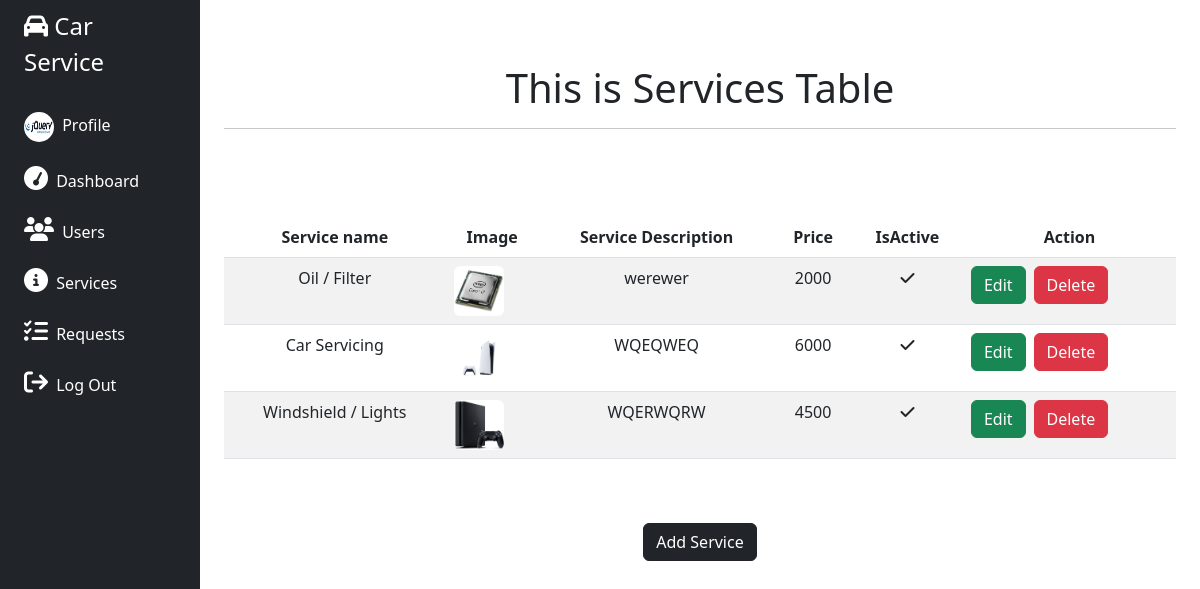
Page /admin/service.php (signed in) on the committed database.
### tables this page shows
CREATE TABLE `user` (
  `id` int(11) NOT NULL,
  `username` varchar(20) NOT NULL,
  `password` varchar(20) NOT NULL,
  `email` varchar(30) NOT NULL,
  `type` varchar(10) NOT NULL,
  `img` varchar(100) DEFAULT 'profile.png'
);

CREATE TABLE `services` (
  `sid` int(11) NOT NULL,
  `sname` varchar(100) DEFAULT NULL,
  `image` varchar(100) NOT NULL,
  `serviceDesc` varchar(10000) NOT NULL,
  `isActive` tinyint(1) NOT NULL,
  `price` int(11) NOT NULL
);

### admin/service.php (the view, shortened to what this page needs)
<?php
require '../connection.php';
?>
<!DOCTYPE html>
<html lang="en">
<head>
    <link rel="stylesheet" href="https://cdnjs.cloudflare.com/ajax/libs/font-awesome/6.4.2/css/all.min.css" />
    <link rel="stylesheet" href="../css/bootstrap.min.css">
    <link rel="stylesheet" href="../css/style.css">
</head>
<body>
    <div class="container-fluid">
        <div class="row flex-nowrap">
            <?php require('sidebar.php') ?>
            <div class="col py-3">
                <div class="container">
                    <h1 class="text-center mt-5">This is Services Table</h1>
                    <hr><br><br><br>
                    <div class="table-responsive text-center">
                        <table class="table table-striped">
                            <thead>
                                <tr>
                                    <th>Service name</th>
                                    <th>Image</th>
                                    <th>Service Description</th>
                                    <th>Price</th>
                                    <th>IsActive</th>
                                    <th>Action</th>
                                </tr>
                            </thead>
                            <tbody id="search-results">
                                <?php
                                $qry = "select * from services";
                                $result = mysqli_query($conn, $qry);
                                while ($r = mysqli_fetch_assoc($result)) :
                                ?>
                                    <tr>
                                        <td><?php echo $r['sname'] ?></td>
                                        <td>
                                            <span class="image-icon">
                                                <img src="../img/<?php echo $r['image'] ?>" alt="image" class="img-fluid rounded">
                                            </span>
                                        </td>
                                        <td><?php echo $r['serviceDesc'] ?></td>
                                        <td><?php echo $r['price'] ?></td>
                                        <td>
                                            <i class="<?php echo $r['isActive'] ? 'fa fa-check' : 'fa fa-xmark' ?>"></i>
                                        </td>
                                        <td>
                                            <div class="action d-flex column-gap-2">
                                                <a href="edit-service.php?sid=<?php echo $r['sid'] ?>" class="btn btn-success">Edit</a>
                                                <a href="delete-service.php?sid=<?php echo $r['sid'] ?>" class="btn btn-danger" onclick="return confirm('Are you sure?')">Delete</a>
                                            </div>
                                        </td>
                                    </tr>
                                <?php endwhile; ?>
                            </tbody>
                        </table><br><br>
                        <div class="action">
                            <a href="add-service.php" class="btn btn-dark">Add Service</a>
                        </div>
                    </div>
                </div>
            </div>
        </div>
    </div>
</body>
</html>

### admin/sidebar.php (shortened to what this page needs)
<?php
$uname = $_SESSION['username'];
require '../connection.php';
$selectqry = "select * from user where username='{$uname}'";
$result = mysqli_query($conn, $selectqry);
$row = mysqli_fetch_array($result);
?>
<div class="sidebar col-auto col-md-3 col-xl-2 px-sm-2 px-0 bg-dark">
    <div class="d-flex flex-column align-items-center align-items-sm-start px-3 pt-2 text-white min-vh-100">
        <a href="" class="d-flex align-items-center pb-3 mb-md-0 me-md-auto text-white text-decoration-none">
            <span class="fs-4 d-none d-sm-inline"><i class="fa fa-car"></i> Car Service</span>
        </a>
        <ul class="nav nav-pills flex-column mb-sm-auto mb-0 align-items-center align-items-sm-start" id="menu">
            <li class="mt-2">
                <a href="admin_profile.php"  class="nav-link text-white px-0 align-middle">
                    <img class="rounded-circle" height="30" width="30" src="../img/<?php echo $row['img']; ?>"> <span class="ms-1 d-none d-sm-inline">Profile</span> </a>
            </li>
            <li class="mt-2">
                <a href="index.php"  class="nav-link text-white px-0 align-middle">
                    <i class="fs-4 fa fa-tachometer"></i> <span class="ms-1 d-none d-sm-inline">Dashboard</span> </a>
            </li>
            <li class="mt-2">
                <a href="./user_rec.php" class="nav-link text-white px-0 align-middle">
                    <i class="fs-4 fa fa-users"></i> <span class="ms-1 d-none d-sm-inline">Users</span> </a>
            </li>
            <li class="mt-2">
                <a href="./service.php" class="nav-link text-white px-0 align-middle">
                    <i class="fs-4 fa fa-info-circle"></i> <span class="ms-1 d-none d-sm-inline">Services</span> </a>
            </li>
            <li class="mt-2">
                <a href="./request.php" class="nav-link text-white px-0 align-middle">
                    <i class="fs-4 fa fa-list-check"></i> <span class="ms-1 d-none d-sm-inline">Requests</span> </a>
            </li>
            <li class="mt-2">
                <a href="../logout.php" class="nav-link text-white px-0 align-middle">
                    <i class="fs-4 fa fa-sign-out "></i> <span class="ms-1 d-none d-sm-inline">Log Out</span> </a>
            </li>
        </ul>
    </div>
</div>

### css/style.css (style rules this page uses)
.image-icon { height: 50px; width: 50px; display: flex; justify-content: center; align-items: center; }
.sidebar .nav-link { transition: 0.2s; }

### rows in the picture
user: img (picture)
services: sname "Oil / Filter", image (picture), serviceDesc "werewer", price "2000", isActive 1 (drawn)
services: sname "Car Servicing", image (picture), serviceDesc "WQEQWEQ", price "6000", isActive 1 (drawn)
services: sname "Windshield / Lights", image (picture), serviceDesc "WQERWQRW", price "4500", isActive 1 (drawn)
